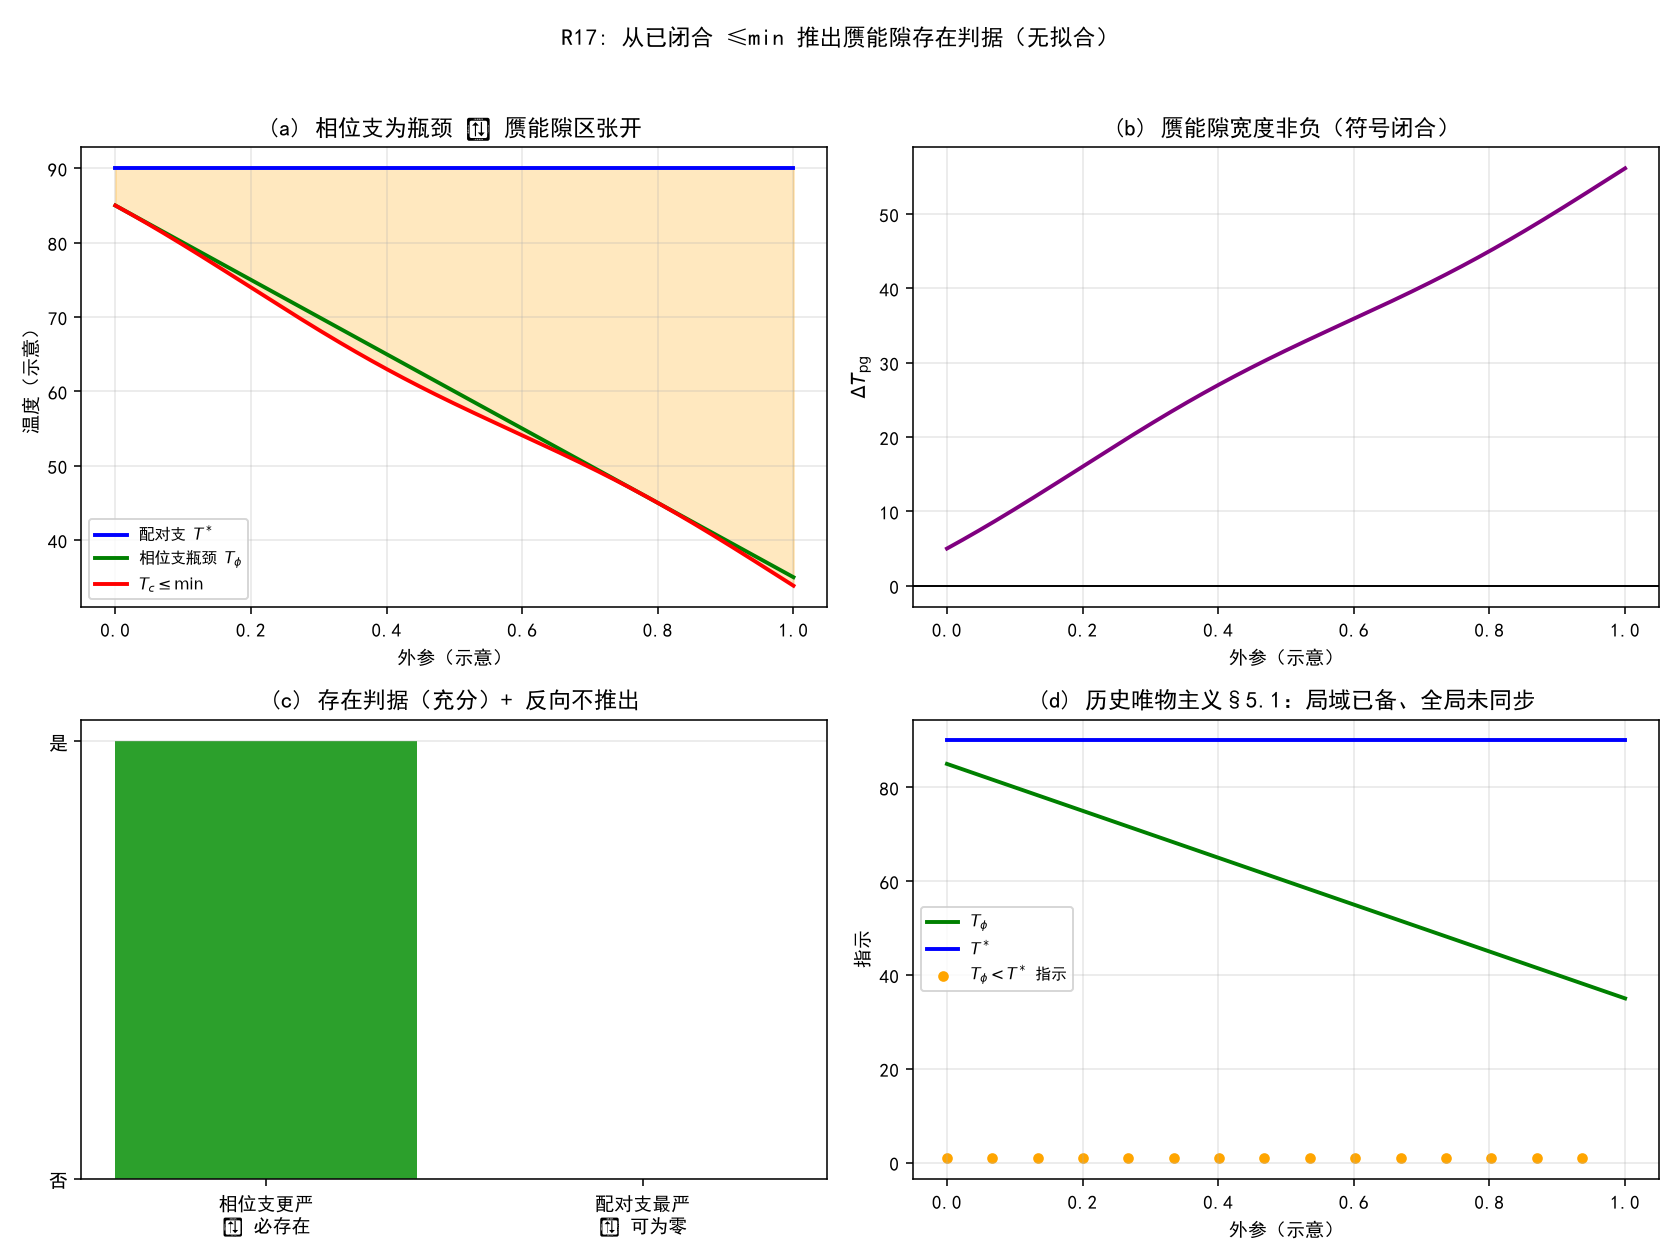

This figure's Python source:
# -*- coding: utf-8 -*-
"""
R17: 赝能隙存在判据——三支与赝能隙区 (Tc, T*] 的包络。
只检验符号/存在判据/反向反例，不拟合。仅用 numpy + matplotlib。
运行：python "10 探索/超导第一性研究/04_计算验证/目标_闭合赝能隙判据.py"
"""
import csv
import os

import numpy as np
import matplotlib
matplotlib.use("Agg")
import matplotlib.pyplot as plt

plt.rcParams["font.sans-serif"] = ["SimHei", "Microsoft YaHei"]
plt.rcParams["axes.unicode_minus"] = False

HERE = os.path.dirname(os.path.abspath(__file__))


def assertions():
    out = {}
    Tstar = 90.0
    # 情形 A：相位支更严（Tphi < T*）⇒ 赝能隙必存在
    TBKT_A, Ttheta_A = 60.0, 75.0
    Tphi_A = min(TBKT_A, Ttheta_A)
    Tc_A = Tphi_A  # 上界取等（示意）
    dpg_A = Tstar - Tc_A
    out["caseA_Tphi"] = Tphi_A
    out["caseA_phase_tighter"] = bool(Tphi_A < Tstar)
    out["caseA_delta_pg"] = float(dpg_A)
    out["caseA_exists"] = bool(dpg_A > 0)
    # 情形 B：配对支最严（T* ≤ Tphi）⇒ Δpg 可为 0（不推出）
    Tphi_B = 100.0
    Tc_B = Tstar
    dpg_B = Tstar - Tc_B
    out["caseB_delta_pg"] = float(dpg_B)
    out["caseB_can_be_zero"] = bool(dpg_B == 0)
    # 符号：普遍非负
    out["delta_pg_nonneg"] = bool(Tstar - Tc_A >= 0 and Tstar - Tc_B >= 0)
    return out


def plots(a):
    fig, axes = plt.subplots(2, 2, figsize=(12, 9))

    x = np.linspace(0, 1, 300)
    # 三支示意：配对支高且平，相位支随外参下降
    Tstar = np.full_like(x, 90.0)
    TBKT = 85 - 50 * x
    Ttheta = 88 - 30 * x
    Tphi = np.minimum(TBKT, Ttheta)
    Tmin = np.minimum(Tstar, Tphi)
    Tc = Tmin - 2 * np.sin(4 * x) ** 2  # 实际 Tc ≤ 上界
    dpg = np.maximum(Tstar - Tc, 0)

    ax = axes[0, 0]
    ax.plot(x, Tstar, "b-", lw=2, label=r"配对支 $T^*$")
    ax.plot(x, Tphi, "g-", lw=2, label=r"相位支瓶颈 $T_\phi$")
    ax.plot(x, Tc, "r-", lw=2, label=r"$T_c\leq\min$")
    ax.fill_between(x, Tc, Tstar, where=(Tphi < Tstar), color="orange", alpha=0.25)
    ax.set_xlabel("外参（示意）")
    ax.set_ylabel("温度（示意）")
    ax.set_title("(a) 相位支为瓶颈 ⇒ 赝能隙区张开")
    ax.legend(fontsize=8)
    ax.grid(alpha=0.3)

    ax = axes[0, 1]
    ax.plot(x, dpg, "purple", lw=2)
    ax.axhline(0, color="k", lw=1)
    ax.set_xlabel("外参（示意）")
    ax.set_ylabel(r"$\Delta T_{\rm pg}$")
    ax.set_title("(b) 赝能隙宽度非负（符号闭合）")
    ax.grid(alpha=0.3)

    ax = axes[1, 0]
    labels = ["相位支更严\n⇒ 必存在", "配对支最严\n⇒ 可为零"]
    vals = [1, 0]
    cols = ["tab:green", "tab:gray"]
    ax.bar(labels, vals, color=cols)
    ax.set_yticks([0, 1])
    ax.set_yticklabels(["否", "是"])
    ax.set_title("(c) 存在判据（充分）+ 反向不推出")
    ax.grid(alpha=0.3, axis="y")

    ax = axes[1, 1]
    ax.plot(x, Tphi, "g-", lw=2, label=r"$T_\phi$")
    ax.plot(x, Tstar, "b-", lw=2, label=r"$T^*$")
    less = Tphi < Tstar
    ax.scatter(x[::20], np.where(less, 1, 0)[::20], c="orange", s=20,
               label=r"$T_\phi<T^*$ 指示")
    ax.set_xlabel("外参（示意）")
    ax.set_ylabel("指示")
    ax.set_title("(d) 历史唯物主义§5.1：局域已备、全局未同步")
    ax.legend(fontsize=8)
    ax.grid(alpha=0.3)

    fig.suptitle("R17: 从已闭合 ≤min 推出赝能隙存在判据（无拟合）", fontsize=12)
    fig.tight_layout(rect=[0, 0, 1, 0.96])
    png = os.path.join(HERE, "目标_闭合赝能隙判据.png")
    fig.savefig(png, dpi=140)
    plt.close(fig)
    return png


if __name__ == "__main__":
    a = assertions()
    print("=== R17 数值断言 ===")
    for k, v in a.items():
        print(f"{k:32s} = {v}")
    p = plots(a)
    path = os.path.join(HERE, "目标_闭合赝能隙判据_断言.csv")
    with open(path, "w", newline="", encoding="utf-8-sig") as f:
        w = csv.writer(f)
        w.writerow(["assertion", "value"])
        for k, v in a.items():
            w.writerow([k, v])
    print(f"\n图像: {p}\n断言表: {path}")
